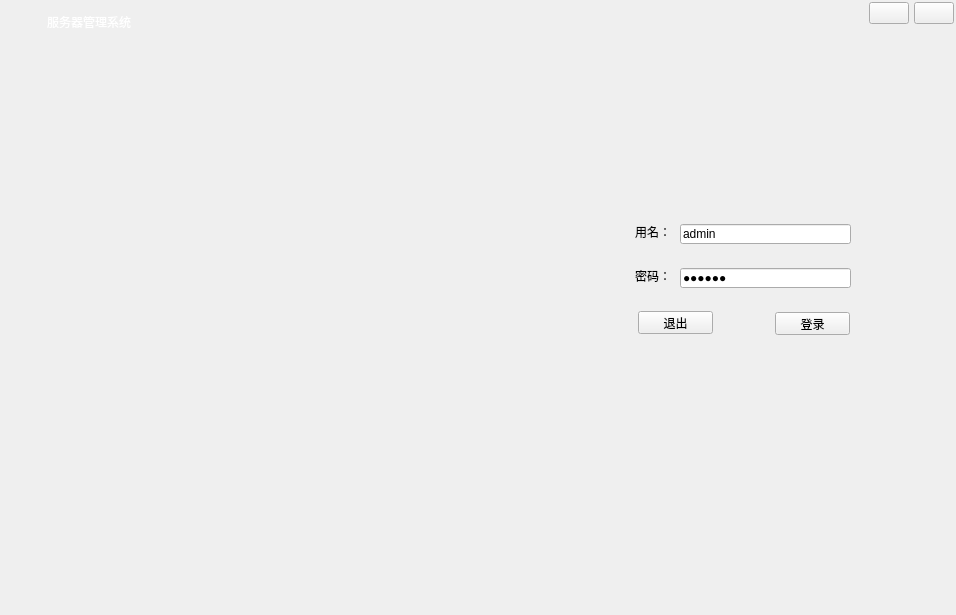
<?xml version="1.0" encoding="UTF-8"?>
<ui version="4.0">
 <class>MainWindow</class>
 <widget class="QWidget" name="MainWindow">
  <property name="geometry">
   <rect>
    <x>0</x>
    <y>0</y>
    <width>956</width>
    <height>615</height>
   </rect>
  </property>
  <property name="windowTitle">
   <string>局域网通信管理系统</string>
  </property>
  <property name="windowIcon">
   <iconset resource="images.qrc">
    <normaloff>:/resource/images/ic_app.png</normaloff>:/resource/images/ic_app.png</iconset>
  </property>
  <property name="styleSheet">
   <string notr="true"/>
  </property>
  <layout class="QVBoxLayout" name="verticalLayout">
   <property name="spacing">
    <number>0</number>
   </property>
   <property name="leftMargin">
    <number>2</number>
   </property>
   <property name="topMargin">
    <number>2</number>
   </property>
   <property name="rightMargin">
    <number>2</number>
   </property>
   <property name="bottomMargin">
    <number>2</number>
   </property>
   <item>
    <widget class="QWidget" name="widgetWinTitle" native="true">
     <property name="minimumSize">
      <size>
       <width>0</width>
       <height>40</height>
      </size>
     </property>
     <property name="maximumSize">
      <size>
       <width>16777215</width>
       <height>40</height>
      </size>
     </property>
     <layout class="QHBoxLayout" name="horizontalLayout_2" stretch="0,1,0,0">
      <property name="spacing">
       <number>5</number>
      </property>
      <property name="leftMargin">
       <number>10</number>
      </property>
      <property name="topMargin">
       <number>0</number>
      </property>
      <property name="rightMargin">
       <number>0</number>
      </property>
      <property name="bottomMargin">
       <number>0</number>
      </property>
      <item>
       <widget class="QLabel" name="labelWinIcon">
        <property name="minimumSize">
         <size>
          <width>30</width>
          <height>30</height>
         </size>
        </property>
        <property name="maximumSize">
         <size>
          <width>50</width>
          <height>50</height>
         </size>
        </property>
        <property name="text">
         <string/>
        </property>
        <property name="pixmap">
         <pixmap resource="images.qrc">:/resource/images/ic_app.png</pixmap>
        </property>
       </widget>
      </item>
      <item>
       <widget class="QLabel" name="labelWinTitle">
        <property name="styleSheet">
         <string notr="true">color: #FFFFFF;</string>
        </property>
        <property name="text">
         <string>服务器管理系统</string>
        </property>
       </widget>
      </item>
      <item alignment="Qt::AlignTop">
       <widget class="QPushButton" name="btnWinMin">
        <property name="focusPolicy">
         <enum>Qt::NoFocus</enum>
        </property>
        <property name="text">
         <string/>
        </property>
        <property name="icon">
         <iconset resource="images.qrc">
          <normaloff>:/resource/common/ic_min.png</normaloff>:/resource/common/ic_min.png</iconset>
        </property>
       </widget>
      </item>
      <item alignment="Qt::AlignTop">
       <widget class="QPushButton" name="btnWinClose">
        <property name="focusPolicy">
         <enum>Qt::NoFocus</enum>
        </property>
        <property name="text">
         <string/>
        </property>
        <property name="icon">
         <iconset resource="images.qrc">
          <normaloff>:/resource/common/ic_close_white.png</normaloff>:/resource/common/ic_close_white.png</iconset>
        </property>
       </widget>
      </item>
     </layout>
    </widget>
   </item>
   <item>
    <widget class="QWidget" name="widgetBody" native="true">
     <layout class="QHBoxLayout" name="horizontalLayout">
      <property name="spacing">
       <number>0</number>
      </property>
      <property name="leftMargin">
       <number>0</number>
      </property>
      <property name="topMargin">
       <number>0</number>
      </property>
      <property name="rightMargin">
       <number>0</number>
      </property>
      <property name="bottomMargin">
       <number>0</number>
      </property>
      <item>
       <widget class="QStackedWidget" name="stackedWidgetMain">
        <property name="currentIndex">
         <number>0</number>
        </property>
        <widget class="QWidget" name="LoginWidget">
         <widget class="QWidget" name="widgetUser" native="true">
          <property name="geometry">
           <rect>
            <x>600</x>
            <y>160</y>
            <width>282</width>
            <height>147</height>
           </rect>
          </property>
          <property name="minimumSize">
           <size>
            <width>282</width>
            <height>147</height>
           </size>
          </property>
          <property name="maximumSize">
           <size>
            <width>282</width>
            <height>147</height>
           </size>
          </property>
          <widget class="QPushButton" name="btnExit">
           <property name="geometry">
            <rect>
             <x>36</x>
             <y>109</y>
             <width>75</width>
             <height>23</height>
            </rect>
           </property>
           <property name="focusPolicy">
            <enum>Qt::NoFocus</enum>
           </property>
           <property name="text">
            <string>退出</string>
           </property>
           <property name="icon">
            <iconset resource="images.qrc">
             <normaloff>:/resource/images/ic_cancel.png</normaloff>:/resource/images/ic_cancel.png</iconset>
           </property>
          </widget>
          <widget class="QPushButton" name="btnLogin">
           <property name="geometry">
            <rect>
             <x>173</x>
             <y>110</y>
             <width>75</width>
             <height>23</height>
            </rect>
           </property>
           <property name="focusPolicy">
            <enum>Qt::NoFocus</enum>
           </property>
           <property name="text">
            <string>登录</string>
           </property>
           <property name="icon">
            <iconset resource="images.qrc">
             <normaloff>:/resource/images/ic_ok.png</normaloff>:/resource/images/ic_ok.png</iconset>
           </property>
          </widget>
          <widget class="QLabel" name="label">
           <property name="geometry">
            <rect>
             <x>33</x>
             <y>22</y>
             <width>36</width>
             <height>16</height>
            </rect>
           </property>
           <property name="text">
            <string>用名：</string>
           </property>
          </widget>
          <widget class="QLabel" name="label_2">
           <property name="geometry">
            <rect>
             <x>33</x>
             <y>66</y>
             <width>36</width>
             <height>16</height>
            </rect>
           </property>
           <property name="text">
            <string>密码：</string>
           </property>
          </widget>
          <widget class="QLineEdit" name="lineEditUser">
           <property name="geometry">
            <rect>
             <x>78</x>
             <y>22</y>
             <width>171</width>
             <height>20</height>
            </rect>
           </property>
           <property name="text">
            <string>admin</string>
           </property>
          </widget>
          <widget class="QLineEdit" name="lineEditPasswd">
           <property name="geometry">
            <rect>
             <x>78</x>
             <y>66</y>
             <width>171</width>
             <height>20</height>
            </rect>
           </property>
           <property name="text">
            <string>123456</string>
           </property>
           <property name="echoMode">
            <enum>QLineEdit::Password</enum>
           </property>
          </widget>
         </widget>
        </widget>
        <widget class="QWidget" name="MainWidget">
         <layout class="QHBoxLayout" name="horizontalLayout_3" stretch="0,0">
          <property name="spacing">
           <number>0</number>
          </property>
          <property name="leftMargin">
           <number>10</number>
          </property>
          <property name="topMargin">
           <number>0</number>
          </property>
          <property name="rightMargin">
           <number>2</number>
          </property>
          <property name="bottomMargin">
           <number>2</number>
          </property>
          <item>
           <widget class="QWidget" name="widgetNav" native="true">
            <layout class="QVBoxLayout" name="verticalLayout_3">
             <item>
              <widget class="QPushButton" name="btnUserInfoPage">
               <property name="focusPolicy">
                <enum>Qt::NoFocus</enum>
               </property>
               <property name="text">
                <string>用户查询</string>
               </property>
               <property name="icon">
                <iconset resource="images.qrc">
                 <normaloff>:/resource/images/ic_find.png</normaloff>:/resource/images/ic_find.png</iconset>
               </property>
               <property name="iconSize">
                <size>
                 <width>24</width>
                 <height>24</height>
                </size>
               </property>
               <property name="checkable">
                <bool>true</bool>
               </property>
               <property name="checked">
                <bool>true</bool>
               </property>
              </widget>
             </item>
             <item>
              <widget class="QPushButton" name="btnScorePage">
               <property name="focusPolicy">
                <enum>Qt::NoFocus</enum>
               </property>
               <property name="text">
                <string>用户信息</string>
               </property>
               <property name="icon">
                <iconset resource="images.qrc">
                 <normaloff>:/resource/images/ic_goods.png</normaloff>:/resource/images/ic_goods.png</iconset>
               </property>
               <property name="iconSize">
                <size>
                 <width>24</width>
                 <height>24</height>
                </size>
               </property>
               <property name="checkable">
                <bool>true</bool>
               </property>
              </widget>
             </item>
             <item>
              <widget class="QPushButton" name="btnScoreInsertPage">
               <property name="focusPolicy">
                <enum>Qt::NoFocus</enum>
               </property>
               <property name="text">
                <string>服务配置</string>
               </property>
               <property name="icon">
                <iconset resource="images.qrc">
                 <normaloff>:/resource/images/ic_goods.png</normaloff>:/resource/images/ic_goods.png</iconset>
               </property>
               <property name="iconSize">
                <size>
                 <width>24</width>
                 <height>24</height>
                </size>
               </property>
               <property name="checkable">
                <bool>true</bool>
               </property>
              </widget>
             </item>
             <item>
              <widget class="QPushButton" name="btnUsersPage">
               <property name="focusPolicy">
                <enum>Qt::NoFocus</enum>
               </property>
               <property name="text">
                <string>用户管理</string>
               </property>
               <property name="icon">
                <iconset resource="images.qrc">
                 <normaloff>:/resource/images/if_users.png</normaloff>:/resource/images/if_users.png</iconset>
               </property>
               <property name="iconSize">
                <size>
                 <width>24</width>
                 <height>24</height>
                </size>
               </property>
               <property name="checkable">
                <bool>true</bool>
               </property>
              </widget>
             </item>
             <item>
              <widget class="QPushButton" name="btnPasswordPage">
               <property name="focusPolicy">
                <enum>Qt::NoFocus</enum>
               </property>
               <property name="text">
                <string>密码修改</string>
               </property>
               <property name="icon">
                <iconset resource="images.qrc">
                 <normaloff>:/resource/images/ic_key.png</normaloff>:/resource/images/ic_key.png</iconset>
               </property>
               <property name="iconSize">
                <size>
                 <width>24</width>
                 <height>24</height>
                </size>
               </property>
               <property name="checkable">
                <bool>true</bool>
               </property>
              </widget>
             </item>
             <item>
              <widget class="QPushButton" name="btnDataBackup">
               <property name="focusPolicy">
                <enum>Qt::NoFocus</enum>
               </property>
               <property name="text">
                <string>数据备份</string>
               </property>
               <property name="icon">
                <iconset resource="images.qrc">
                 <normaloff>:/resource/images/ic_backup.png</normaloff>:/resource/images/ic_backup.png</iconset>
               </property>
               <property name="iconSize">
                <size>
                 <width>24</width>
                 <height>24</height>
                </size>
               </property>
               <property name="checkable">
                <bool>true</bool>
               </property>
              </widget>
             </item>
             <item>
              <spacer name="verticalSpacer">
               <property name="orientation">
                <enum>Qt::Vertical</enum>
               </property>
               <property name="sizeHint" stdset="0">
                <size>
                 <width>20</width>
                 <height>330</height>
                </size>
               </property>
              </spacer>
             </item>
             <item>
              <widget class="QPushButton" name="btnQuit">
               <property name="focusPolicy">
                <enum>Qt::NoFocus</enum>
               </property>
               <property name="text">
                <string>退出系统</string>
               </property>
               <property name="icon">
                <iconset resource="images.qrc">
                 <normaloff>:/resource/images/ic_exit.png</normaloff>:/resource/images/ic_exit.png</iconset>
               </property>
               <property name="iconSize">
                <size>
                 <width>24</width>
                 <height>24</height>
                </size>
               </property>
              </widget>
             </item>
            </layout>
           </widget>
          </item>
          <item>
           <widget class="QWidget" name="widgetRight" native="true">
            <layout class="QVBoxLayout" name="verticalLayout_8">
             <property name="spacing">
              <number>0</number>
             </property>
             <property name="leftMargin">
              <number>0</number>
             </property>
             <property name="topMargin">
              <number>0</number>
             </property>
             <property name="rightMargin">
              <number>0</number>
             </property>
             <property name="bottomMargin">
              <number>0</number>
             </property>
             <item>
              <widget class="AnimationStackedWidget" name="stackedWidgetFunc">
               <property name="currentIndex">
                <number>3</number>
               </property>
               <widget class="QWidget" name="page">
                <layout class="QVBoxLayout" name="verticalLayout_11">
                 <item alignment="Qt::AlignLeft|Qt::AlignTop">
                  <widget class="QGroupBox" name="groupBox_2">
                   <property name="title">
                    <string>用户信息</string>
                   </property>
                   <layout class="QVBoxLayout" name="verticalLayout_4"/>
                  </widget>
                 </item>
                </layout>
               </widget>
               <widget class="QWidget" name="page_2">
                <layout class="QVBoxLayout" name="verticalLayout_5" stretch="0">
                 <property name="spacing">
                  <number>10</number>
                 </property>
                 <property name="leftMargin">
                  <number>10</number>
                 </property>
                 <property name="topMargin">
                  <number>10</number>
                 </property>
                 <property name="rightMargin">
                  <number>10</number>
                 </property>
                 <property name="bottomMargin">
                  <number>10</number>
                 </property>
                 <item>
                  <widget class="QTextBrowser" name="textBrowser"/>
                 </item>
                </layout>
               </widget>
               <widget class="QWidget" name="page_3">
                <layout class="QVBoxLayout" name="verticalLayout_9"/>
               </widget>
               <widget class="QWidget" name="page_4">
                <layout class="QHBoxLayout" name="horizontalLayout_6" stretch="0,1,0">
                 <property name="spacing">
                  <number>10</number>
                 </property>
                 <property name="leftMargin">
                  <number>10</number>
                 </property>
                 <property name="topMargin">
                  <number>10</number>
                 </property>
                 <property name="rightMargin">
                  <number>10</number>
                 </property>
                 <property name="bottomMargin">
                  <number>0</number>
                 </property>
                 <item>
                  <widget class="QWidget" name="widget_2" native="true"/>
                 </item>
                 <item>
                  <widget class="QTableView" name="tableViewUsers"/>
                 </item>
                 <item>
                  <widget class="QGroupBox" name="groupBox_5">
                   <property name="title">
                    <string>用户管理</string>
                   </property>
                   <layout class="QVBoxLayout" name="verticalLayout_7">
                    <item>
                     <layout class="QGridLayout" name="gridLayout_3">
                      <item row="1" column="1" colspan="2">
                       <widget class="QLineEdit" name="lineEditAddPasswd">
                        <property name="placeholderText">
                         <string>默认1~6</string>
                        </property>
                       </widget>
                      </item>
                      <item row="1" column="0">
                       <widget class="QLabel" name="label_12">
                        <property name="text">
                         <string>用户密码：</string>
                        </property>
                       </widget>
                      </item>
                      <item row="3" column="0">
                       <widget class="QLabel" name="label_14">
                        <property name="text">
                         <string>联系电话：</string>
                        </property>
                       </widget>
                      </item>
                      <item row="5" column="0" colspan="2">
                       <widget class="QLabel" name="label_10">
                        <property name="text">
                         <string>用户头像：</string>
                        </property>
                        <property name="alignment">
                         <set>Qt::AlignLeading|Qt::AlignLeft|Qt::AlignTop</set>
                        </property>
                       </widget>
                      </item>
                      <item row="2" column="0">
                       <widget class="QLabel" name="label_13">
                        <property name="text">
                         <string>工作组：</string>
                        </property>
                       </widget>
                      </item>
                      <item row="4" column="1" colspan="2">
                       <widget class="QLineEdit" name="lineEditUserEmail">
                        <property name="placeholderText">
                         <string>工作邮箱</string>
                        </property>
                       </widget>
                      </item>
                      <item row="5" column="2">
                       <widget class="QLabel" name="labelUserHead">
                        <property name="minimumSize">
                         <size>
                          <width>66</width>
                          <height>66</height>
                         </size>
                        </property>
                        <property name="maximumSize">
                         <size>
                          <width>66</width>
                          <height>66</height>
                         </size>
                        </property>
                        <property name="styleSheet">
                         <string notr="true">QLabel {
	border: 1px solid #C9C9C9;
	border-radius: 2px;
}</string>
                        </property>
                        <property name="text">
                         <string/>
                        </property>
                        <property name="pixmap">
                         <pixmap resource="images.qrc">:/resource/images/if_users.png</pixmap>
                        </property>
                        <property name="alignment">
                         <set>Qt::AlignCenter</set>
                        </property>
                       </widget>
                      </item>
                      <item row="3" column="1" colspan="2">
                       <widget class="QLineEdit" name="lineEditUserPhone">
                        <property name="placeholderText">
                         <string>联系电话</string>
                        </property>
                       </widget>
                      </item>
                      <item row="0" column="0">
                       <widget class="QLabel" name="label_11">
                        <property name="text">
                         <string>用户姓名：</string>
                        </property>
                       </widget>
                      </item>
                      <item row="2" column="1" colspan="2">
                       <widget class="QLineEdit" name="lineEditUserGroup">
                        <property name="placeholderText">
                         <string>工作组</string>
                        </property>
                       </widget>
                      </item>
                      <item row="0" column="1" colspan="2">
                       <widget class="QLineEdit" name="lineEditAddUser">
                        <property name="placeholderText">
                         <string>用户姓名</string>
                        </property>
                       </widget>
                      </item>
                      <item row="4" column="0">
                       <widget class="QLabel" name="label_18">
                        <property name="text">
                         <string>工作邮箱：</string>
                        </property>
                       </widget>
                      </item>
                     </layout>
                    </item>
                    <item>
                     <spacer name="verticalSpacer_3">
                      <property name="orientation">
                       <enum>Qt::Vertical</enum>
                      </property>
                      <property name="sizeHint" stdset="0">
                       <size>
                        <width>20</width>
                        <height>223</height>
                       </size>
                      </property>
                     </spacer>
                    </item>
                    <item>
                     <layout class="QGridLayout" name="gridLayout_2">
                      <item row="0" column="0">
                       <widget class="QPushButton" name="btnUserInsert">
                        <property name="focusPolicy">
                         <enum>Qt::NoFocus</enum>
                        </property>
                        <property name="text">
                         <string>添加</string>
                        </property>
                        <property name="icon">
                         <iconset resource="images.qrc">
                          <normaloff>:/resource/images/ic_add.png</normaloff>:/resource/images/ic_add.png</iconset>
                        </property>
                       </widget>
                      </item>
                      <item row="0" column="1">
                       <widget class="QPushButton" name="btnUserRefresh">
                        <property name="focusPolicy">
                         <enum>Qt::NoFocus</enum>
                        </property>
                        <property name="text">
                         <string>刷新</string>
                        </property>
                        <property name="icon">
                         <iconset resource="images.qrc">
                          <normaloff>:/resource/images/ic_refresh.png</normaloff>:/resource/images/ic_refresh.png</iconset>
                        </property>
                       </widget>
                      </item>
                      <item row="1" column="0">
                       <widget class="QPushButton" name="btnUserEdit">
                        <property name="focusPolicy">
                         <enum>Qt::NoFocus</enum>
                        </property>
                        <property name="text">
                         <string>修改</string>
                        </property>
                        <property name="icon">
                         <iconset resource="images.qrc">
                          <normaloff>:/resource/images/ic_edit.png</normaloff>:/resource/images/ic_edit.png</iconset>
                        </property>
                       </widget>
                      </item>
                      <item row="1" column="1">
                       <widget class="QPushButton" name="btnUserDelete">
                        <property name="focusPolicy">
                         <enum>Qt::NoFocus</enum>
                        </property>
                        <property name="text">
                         <string>删除</string>
                        </property>
                        <property name="icon">
                         <iconset resource="images.qrc">
                          <normaloff>:/resource/images/ic_delete.png</normaloff>:/resource/images/ic_delete.png</iconset>
                        </property>
                       </widget>
                      </item>
                     </layout>
                    </item>
                   </layout>
                  </widget>
                 </item>
                </layout>
               </widget>
               <widget class="QWidget" name="page_5">
                <widget class="QGroupBox" name="groupBox_6">
                 <property name="geometry">
                  <rect>
                   <x>180</x>
                   <y>170</y>
                   <width>351</width>
                   <height>251</height>
                  </rect>
                 </property>
                 <property name="title">
                  <string>修改密码</string>
                 </property>
                 <layout class="QVBoxLayout" name="verticalLayout_2">
                  <item>
                   <layout class="QFormLayout" name="formLayout_3">
                    <item row="0" column="0">
                     <widget class="QLabel" name="label_15">
                      <property name="text">
                       <string>旧密码：</string>
                      </property>
                     </widget>
                    </item>
                    <item row="0" column="1">
                     <widget class="QLineEdit" name="lineEditOldPasswd">
                      <property name="echoMode">
                       <enum>QLineEdit::Password</enum>
                      </property>
                     </widget>
                    </item>
                    <item row="1" column="0">
                     <widget class="QLabel" name="label_16">
                      <property name="text">
                       <string>新密码：</string>
                      </property>
                     </widget>
                    </item>
                    <item row="1" column="1">
                     <widget class="QLineEdit" name="lineEditNewPasswd">
                      <property name="echoMode">
                       <enum>QLineEdit::Password</enum>
                      </property>
                     </widget>
                    </item>
                    <item row="2" column="0">
                     <widget class="QLabel" name="label_17">
                      <property name="text">
                       <string>新密码：</string>
                      </property>
                     </widget>
                    </item>
                    <item row="2" column="1">
                     <widget class="QLineEdit" name="lineEditNewPasswd2">
                      <property name="echoMode">
                       <enum>QLineEdit::Password</enum>
                      </property>
                     </widget>
                    </item>
                   </layout>
                  </item>
                  <item>
                   <spacer name="verticalSpacer_5">
                    <property name="orientation">
                     <enum>Qt::Vertical</enum>
                    </property>
                    <property name="sizeHint" stdset="0">
                     <size>
                      <width>20</width>
                      <height>50</height>
                     </size>
                    </property>
                   </spacer>
                  </item>
                  <item>
                   <layout class="QHBoxLayout" name="horizontalLayout_8">
                    <item>
                     <spacer name="horizontalSpacer_4">
                      <property name="orientation">
                       <enum>Qt::Horizontal</enum>
                      </property>
                      <property name="sizeHint" stdset="0">
                       <size>
                        <width>37</width>
                        <height>17</height>
                       </size>
                      </property>
                     </spacer>
                    </item>
                    <item>
                     <widget class="QPushButton" name="btnPasswdChange">
                      <property name="minimumSize">
                       <size>
                        <width>150</width>
                        <height>30</height>
                       </size>
                      </property>
                      <property name="focusPolicy">
                       <enum>Qt::NoFocus</enum>
                      </property>
                      <property name="text">
                       <string>修改</string>
                      </property>
                      <property name="icon">
                       <iconset resource="images.qrc">
                        <normaloff>:/resource/images/ic_ok.png</normaloff>:/resource/images/ic_ok.png</iconset>
                      </property>
                     </widget>
                    </item>
                    <item>
                     <spacer name="horizontalSpacer_3">
                      <property name="orientation">
                       <enum>Qt::Horizontal</enum>
                      </property>
                      <property name="sizeHint" stdset="0">
                       <size>
                        <width>40</width>
                        <height>20</height>
                       </size>
                      </property>
                     </spacer>
                    </item>
                   </layout>
                  </item>
                  <item>
                   <spacer name="verticalSpacer_4">
                    <property name="orientation">
                     <enum>Qt::Vertical</enum>
                    </property>
                    <property name="sizeHint" stdset="0">
                     <size>
                      <width>20</width>
                      <height>45</height>
                     </size>
                    </property>
                   </spacer>
                  </item>
                 </layout>
                </widget>
               </widget>
               <widget class="QWidget" name="page_6">
                <layout class="QVBoxLayout" name="verticalLayout_6">
                 <item>
                  <widget class="QGroupBox" name="groupBox">
                   <property name="title">
                    <string/>
                   </property>
                   <layout class="QVBoxLayout" name="verticalLayout_10">
                    <item>
                     <layout class="QHBoxLayout" name="horizontalLayout_14">
                      <item>
                       <widget class="QLabel" name="label_6">
                        <property name="text">
                         <string>备份目录：</string>
                        </property>
                       </widget>
                      </item>
                      <item>
                       <widget class="QLineEdit" name="lineEditBackup">
                        <property name="minimumSize">
                         <size>
                          <width>350</width>
                          <height>0</height>
                         </size>
                        </property>
                        <property name="readOnly">
                         <bool>true</bool>
                        </property>
                       </widget>
                      </item>
                      <item>
                       <widget class="QToolButton" name="toolButton">
                        <property name="text">
                         <string>...</string>
                        </property>
                       </widget>
                      </item>
                      <item>
                       <spacer name="horizontalSpacer_5">
                        <property name="orientation">
                         <enum>Qt::Horizontal</enum>
                        </property>
                        <property name="sizeHint" stdset="0">
                         <size>
                          <width>40</width>
                          <height>20</height>
                         </size>
                        </property>
                       </spacer>
                      </item>
                      <item>
                       <widget class="QPushButton" name="btnBackup">
                        <property name="text">
                         <string>备份</string>
                        </property>
                        <property name="icon">
                         <iconset resource="images.qrc">
                          <normaloff>:/resource/images/ic_data_backup.png</normaloff>:/resource/images/ic_data_backup.png</iconset>
                        </property>
                        <property name="iconSize">
                         <size>
                          <width>24</width>
                          <height>24</height>
                         </size>
                        </property>
                       </widget>
                      </item>
                      <item>
                       <widget class="QPushButton" name="btnDataUdo">
                        <property name="text">
                         <string>还原</string>
                        </property>
                        <property name="icon">
                         <iconset resource="images.qrc">
                          <normaloff>:/resource/images/ic_data_udo.png</normaloff>:/resource/images/ic_data_udo.png</iconset>
                        </property>
                        <property name="iconSize">
                         <size>
                          <width>24</width>
                          <height>24</height>
                         </size>
                        </property>
                       </widget>
                      </item>
                     </layout>
                    </item>
                    <item>
                     <spacer name="verticalSpacer_2">
                      <property name="orientation">
                       <enum>Qt::Vertical</enum>
                      </property>
                      <property name="sizeHint" stdset="0">
                       <size>
                        <width>20</width>
                        <height>490</height>
                       </size>
                      </property>
                     </spacer>
                    </item>
                   </layout>
                  </widget>
                 </item>
                </layout>
               </widget>
              </widget>
             </item>
             <item>
              <widget class="QWidget" name="widgetStatus" native="true">
               <property name="minimumSize">
                <size>
                 <width>0</width>
                 <height>35</height>
                </size>
               </property>
               <layout class="QHBoxLayout" name="horizontalLayout_5" stretch="1,0,0">
                <property name="leftMargin">
                 <number>2</number>
                </property>
                <property name="topMargin">
                 <number>2</number>
                </property>
                <property name="rightMargin">
                 <number>2</number>
                </property>
                <property name="bottomMargin">
                 <number>2</number>
                </property>
                <item>
                 <widget class="QWidget" name="widget" native="true"/>
                </item>
                <item>
                 <widget class="QLabel" name="labelHostAddr">
                  <property name="text">
                   <string>本机IP：192.168.1.1</string>
                  </property>
                 </widget>
                </item>
                <item>
                 <widget class="QLabel" name="labelSystemTime">
                  <property name="minimumSize">
                   <size>
                    <width>200</width>
                    <height>0</height>
                   </size>
                  </property>
                  <property name="text">
                   <string/>
                  </property>
                  <property name="alignment">
                   <set>Qt::AlignCenter</set>
                  </property>
                 </widget>
                </item>
               </layout>
              </widget>
             </item>
            </layout>
           </widget>
          </item>
         </layout>
        </widget>
       </widget>
      </item>
     </layout>
    </widget>
   </item>
  </layout>
 </widget>
 <layoutdefault spacing="6" margin="11"/>
 <customwidgets>
  <customwidget>
   <class>AnimationStackedWidget</class>
   <extends>QStackedWidget</extends>
   <header>animationstackedwidget.h</header>
   <container>1</container>
  </customwidget>
 </customwidgets>
 <tabstops>
  <tabstop>lineEditUser</tabstop>
  <tabstop>lineEditPasswd</tabstop>
 </tabstops>
 <resources>
  <include location="images.qrc"/>
 </resources>
 <connections/>
</ui>
